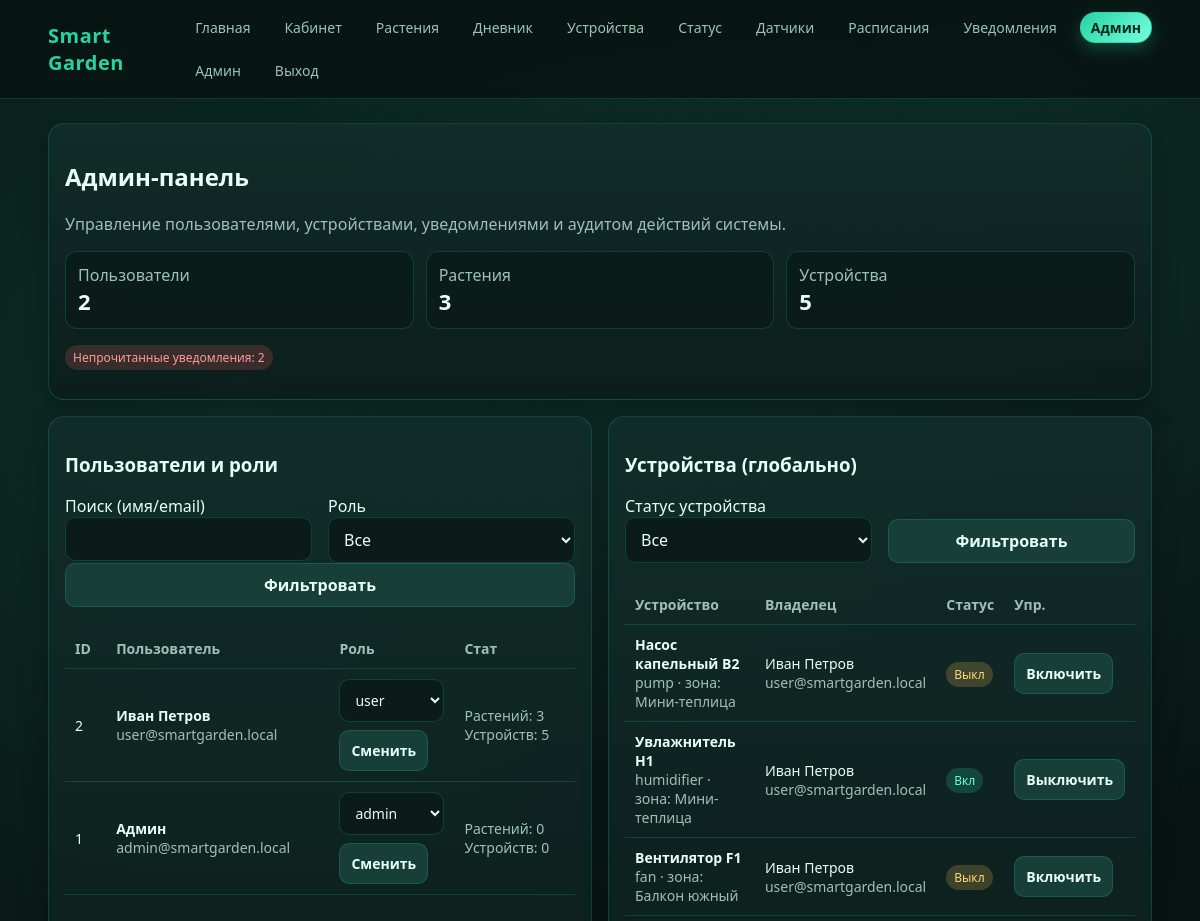
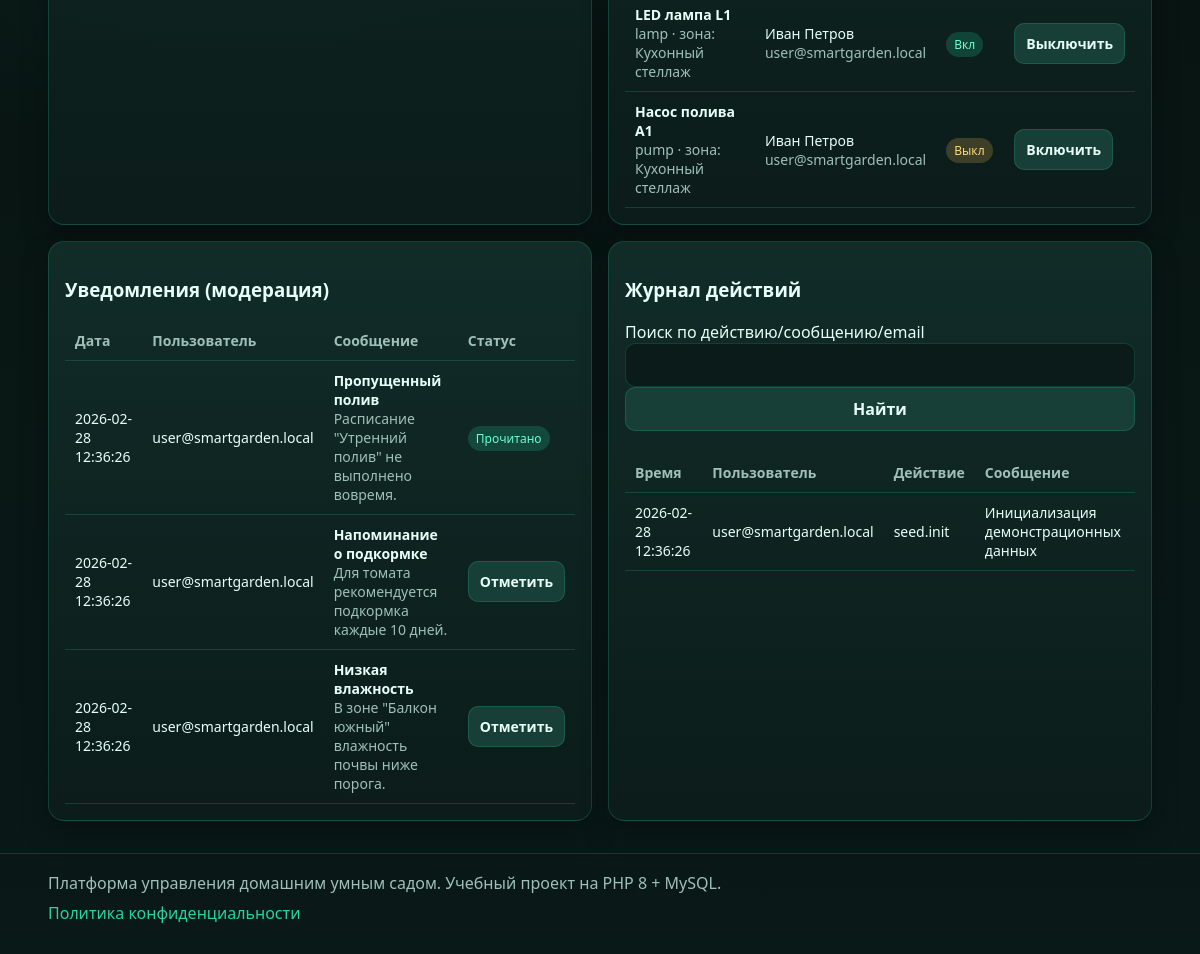
The app's page /?route=admin (signed in) with its own data (2 pictures, top to bottom).
### tables this page shows
CREATE TABLE users (
  id INT UNSIGNED AUTO_INCREMENT PRIMARY KEY,
  role_id INT UNSIGNED NOT NULL,
  name VARCHAR(120) NOT NULL,
  email VARCHAR(190) NOT NULL UNIQUE,
  password_hash VARCHAR(255) NOT NULL,
  created_at DATETIME NOT NULL,
  FOREIGN KEY (role_id) REFERENCES roles(id)
);

CREATE TABLE devices (
  id INT UNSIGNED AUTO_INCREMENT PRIMARY KEY,
  user_id INT UNSIGNED NOT NULL,
  zone_id INT UNSIGNED NULL,
  name VARCHAR(120) NOT NULL,
  device_type VARCHAR(60) NOT NULL,
  status ENUM('on','off') NOT NULL DEFAULT 'off',
  is_auto TINYINT(1) NOT NULL DEFAULT 0,
  created_at DATETIME NOT NULL,
  updated_at DATETIME NULL,
  INDEX idx_devices_user (user_id),
  FOREIGN KEY (user_id) REFERENCES users(id) ON DELETE CASCADE,
  FOREIGN KEY (zone_id) REFERENCES zones(id) ON DELETE SET NULL
);

CREATE TABLE zones (
  id INT UNSIGNED AUTO_INCREMENT PRIMARY KEY,
  user_id INT UNSIGNED NOT NULL,
  name VARCHAR(120) NOT NULL,
  zone_type VARCHAR(80) NOT NULL,
  description TEXT NULL,
  created_at DATETIME NOT NULL,
  INDEX idx_zones_user (user_id),
  FOREIGN KEY (user_id) REFERENCES users(id) ON DELETE CASCADE
);

CREATE TABLE notifications (
  id BIGINT UNSIGNED AUTO_INCREMENT PRIMARY KEY,
  user_id INT UNSIGNED NOT NULL,
  title VARCHAR(150) NOT NULL,
  message TEXT NOT NULL,
  severity ENUM('low','medium','high') NOT NULL DEFAULT 'low',
  is_read TINYINT(1) NOT NULL DEFAULT 0,
  read_at DATETIME NULL,
  created_at DATETIME NOT NULL,
  INDEX idx_notifications_user (user_id),
  FOREIGN KEY (user_id) REFERENCES users(id) ON DELETE CASCADE
);

CREATE TABLE system_logs (
  id BIGINT UNSIGNED AUTO_INCREMENT PRIMARY KEY,
  user_id INT UNSIGNED NULL,
  action VARCHAR(120) NOT NULL,
  message TEXT NOT NULL,
  created_at DATETIME NOT NULL,
  INDEX idx_logs_user_time (user_id, created_at),
  FOREIGN KEY (user_id) REFERENCES users(id) ON DELETE SET NULL
);

### app/views/admin/index.php (the view, shortened to what the rows shown need)
<div class="grid">
  <section class="card span-12">
    <h2>Админ-панель</h2>
    <p class="muted">Управление пользователями, устройствами, уведомлениями и аудитом действий системы.</p>
    <div class="kpi">
      <div class="item"><div class="muted">Пользователи</div><div class="val"><?= (int) $stats['users'] ?></div></div>
      <div class="item"><div class="muted">Растения</div><div class="val"><?= (int) $stats['plants'] ?></div></div>
      <div class="item"><div class="muted">Устройства</div><div class="val"><?= (int) $stats['devices'] ?></div></div>
    </div>
    <p><span class="status status-danger">Непрочитанные уведомления: <?= (int) $stats['unread_notifications'] ?></span></p>
  </section>
  <section class="card span-6">
    <h3>Пользователи и роли</h3>
    <form method="get" action="/">
      <div class="cols-2">
        <div>
          <label>Поиск (имя/email)</label>
          <input type="text" name="q" value="<?= e((string) ($filters['q'] ?? '')) ?>">
        </div>
        <div>
          <label>Роль</label>
          <select name="role">
            <option value="">Все</option>
          </select>
        </div>
      </div>
      <button type="submit" class="btn-secondary">Фильтровать</button>
    </form>
    <br>
    <div class="table-wrap">
      <table>
        <thead>
          <tr><th>ID</th><th>Пользователь</th><th>Роль</th><th>Стат</th></tr>
        </thead>
        <tbody>
          <?php foreach ($users as $u): ?>
            <tr>
              <td><?= (int) $u['id'] ?></td>
              <td>
                <strong><?= e($u['name']) ?></strong><br>
                <span class="muted"><?= e($u['email']) ?></span>
              </td>
              <td>
                <form method="post" action="/?route=admin/users/role">
                  <select name="role_id">
                    <?php foreach ($roles as $r): ?>
                      <option value="<?= (int) $r['id'] ?>" <?= (int) $u['role_id'] === (int) $r['id'] ? 'selected' : '' ?>>
                        <?= e($r['slug']) ?>
                      </option>
                    <?php endforeach; ?>
                  </select>
                  <div style="margin-top:8px;">
                    <button type="submit" class="btn-secondary" style="width:auto;">Сменить</button>
                  </div>
                </form>
              </td>
              <td>
                <span class="muted">Растений: <?= (int) $u['plants_count'] ?></span><br>
                <span class="muted">Устройств: <?= (int) $u['devices_count'] ?></span>
              </td>
            </tr>
          <?php endforeach; ?>
        </tbody>
      </table>
    </div>
  </section>
  <section class="card span-6">
    <h3>Устройства (глобально)</h3>
    <form method="get" action="/">
      <div class="cols-2">
        <div>
          <label>Статус устройства</label>
          <select name="device_status">
            <option value="">Все</option>
          </select>
        </div>
        <div style="display:flex;align-items:flex-end;">
          <button type="submit" class="btn-secondary">Фильтровать</button>
        </div>
      </div>
    </form>
    <br>
    <div class="table-wrap">
      <table>
        <thead><tr><th>Устройство</th><th>Владелец</th><th>Статус</th><th>Упр.</th></tr></thead>
        <tbody>
          <?php foreach ($devices as $d): ?>
            <tr>
              <td>
                <strong><?= e($d['name']) ?></strong><br>
                <span class="muted"><?= e($d['device_type']) ?> · зона: <?= e((string) ($d['zone_name'] ?? '—')) ?></span>
              </td>
              <td><?= e($d['user_name']) ?><br><span class="muted"><?= e($d['user_email']) ?></span></td>
              <td>
                <span class="status <?= $d['status'] === 'on' ? 'status-ok' : 'status-warn' ?>">
                  <?= $d['status'] === 'on' ? 'Вкл' : 'Выкл' ?>
                </span>
              </td>
              <td>
                <form method="post" action="/?route=admin/devices/toggle">
                  <button type="submit" class="btn-secondary" style="width:auto;">
                    <?= $d['status'] === 'on' ? 'Выключить' : 'Включить' ?>
                  </button>
                </form>
              </td>
            </tr>
          <?php endforeach; ?>
        </tbody>
      </table>
    </div>
  </section>
  <section class="card span-6">
    <h3>Уведомления (модерация)</h3>
    <div class="table-wrap">
      <table>
        <thead><tr><th>Дата</th><th>Пользователь</th><th>Сообщение</th><th>Статус</th></tr></thead>
        <tbody>
          <?php foreach ($notifications as $n): ?>
            <tr>
              <td><?= e((string) $n['created_at']) ?></td>
              <td><?= e((string) $n['user_email']) ?></td>
              <td>
                <strong><?= e((string) $n['title']) ?></strong><br>
                <span class="muted"><?= e((string) $n['message']) ?></span>
              </td>
              <td>
                <?php if ((int) $n['is_read'] === 1): ?>
                  <span class="status status-ok">Прочитано</span>
                <?php else: ?>
                  <form method="post" action="/?route=admin/notifications/read">
                    <button type="submit" class="btn-secondary" style="width:auto;">Отметить</button>
                  </form>
                <?php endif; ?>
              </td>
            </tr>
          <?php endforeach; ?>
        </tbody>
      </table>
    </div>
  </section>
  <section class="card span-6">
    <h3>Журнал действий</h3>
    <form method="get" action="/">
      <label>Поиск по действию/сообщению/email</label>
      <input type="text" name="log_q" value="<?= e((string) ($filters['log_q'] ?? '')) ?>">
      <button type="submit" class="btn-secondary">Найти</button>
    </form>
    <br>
    <div class="table-wrap">
      <table>
        <thead><tr><th>Время</th><th>Пользователь</th><th>Действие</th><th>Сообщение</th></tr></thead>
        <tbody>
          <?php foreach ($logs as $l): ?>
            <tr>
              <td><?= e((string) $l['created_at']) ?></td>
              <td><?= e((string) ($l['user_email'] ?? 'system')) ?></td>
              <td><?= e((string) $l['action']) ?></td>
              <td><?= e((string) $l['message']) ?></td>
            </tr>
          <?php endforeach; ?>
        </tbody>
      </table>
    </div>
  </section>
</div>

### app/helpers/Router.php (shortened to what the rows shown need)
<?php
class Router
{
    private array $config;
    private array $routes;
    public function __construct(array $config, array $routes)
    {
        $this->config = $config;
        $this->routes = $routes;
    }
    public function dispatch(): void
    {
        $method = strtoupper($_SERVER['REQUEST_METHOD'] ?? 'GET');
        $route = trim((string) ($_GET['route'] ?? ''), '/');
        foreach ($this->routes as $item) {
            if ($method !== $item['method'] || $route !== $item['path']) {
                continue;
            }
            [$class, $action] = $item['handler'];
            $controller = new $class($this->config);
            $controller->{$action}();
            return;
        }
    }
}

### app/views/layouts/header.php (shortened to what the rows shown need)
<!doctype html>
<html lang="ru">
<head>
  <link rel="stylesheet" href="/assets/css/style.css">
</head>
<body>
<header class="topbar">
  <div class="container topbar-inner">
    <a class="brand" href="/?route=home">Smart Garden</a>
    <?php
      $currentRoute = trim((string) ($_GET['route'] ?? ''), '/');
      $currentRouteBase = explode('/', $currentRoute)[0];
      $isActiveRoute = static function (array $routes) use ($currentRoute, $currentRouteBase): string {
          foreach ($routes as $routeName) {
              if ($currentRoute === $routeName || $currentRouteBase === $routeName) {
                  return ' class="is-active"';
              }
          }
          return '';
      };
    ?>
    <nav class="nav">
      <a<?= $isActiveRoute(['home']) ?> href="/?route=home">Главная</a>
      <?php if (!empty($currentUser)): ?>
        <a<?= $isActiveRoute(['dashboard']) ?> href="/?route=dashboard">Кабинет</a>
        <a<?= $isActiveRoute(['plants']) ?> href="/?route=plants">Растения</a>
        <a<?= $isActiveRoute(['diary']) ?> href="/?route=diary">Дневник</a>
        <a<?= $isActiveRoute(['devices']) ?> href="/?route=devices">Устройства</a>
        <a<?= $isActiveRoute(['status']) ?> href="/?route=status">Статус</a>
        <a<?= $isActiveRoute(['sensors']) ?> href="/?route=sensors">Датчики</a>
        <a<?= $isActiveRoute(['automation']) ?> href="/?route=automation">Расписания</a>
        <a<?= $isActiveRoute(['notifications']) ?> href="/?route=notifications">Уведомления</a>
        <?php if (($currentUser['role_slug'] ?? '') === 'admin'): ?>
          <a<?= $isActiveRoute(['admin']) ?> href="/?route=admin">Админ</a>
        <?php endif; ?>
        <a<?= $isActiveRoute(['profile']) ?> href="/?route=profile"><?= e($currentUser['name']) ?></a>
        <a href="/?route=logout">Выход</a>
      <?php else: ?>
        <a<?= $isActiveRoute(['login', 'forgot', 'reset']) ?> href="/?route=login">Вход</a>
        <a<?= $isActiveRoute(['register']) ?> href="/?route=register">Регистрация</a>
      <?php endif; ?>
    </nav>
  </div>
</header>
<main class="main">
  <div class="container">

### records on screen
users: name "Админ", id "1", email "admin@smartgarden.local", plants_count "0", devices_count "0"
users: id "2", name "Иван Петров", email "user@smartgarden.local", plants_count "3", devices_count "5"
devices: name "Насос капельный B2", device_type "pump", zone.name "Мини-теплица", user.name "Иван Петров", user.email "user@smartgarden.local", status "Выкл"
devices: name "Увлажнитель H1", device_type "humidifier", zone.name "Мини-теплица", user.name "Иван Петров", user.email "user@smartgarden.local", status "Вкл"
devices: name "Вентилятор F1", device_type "fan", zone.name "Балкон южный", user.name "Иван Петров", user.email "user@smartgarden.local", status "Выкл"
devices: name "LED лампа L1", device_type "lamp", zone.name "Кухонный стеллаж", user.name "Иван Петров", user.email "user@smartgarden.local", status "Вкл"
devices: name "Насос полива A1", device_type "pump", zone.name "Кухонный стеллаж", user.name "Иван Петров", user.email "user@smartgarden.local", status "Выкл"
notifications: created_at "2026-02-28 12:36:26", user.email "user@smartgarden.local", title "Пропущенный полив", message "Расписание \"Утренний полив\" не выполнено вовремя.", is_read "Прочитано"
notifications: created_at "2026-02-28 12:36:26", user.email "user@smartgarden.local", title "Напоминание о подкормке", message "Для томата рекомендуется подкормка каждые 10 дней."
notifications: created_at "2026-02-28 12:36:26", user.email "user@smartgarden.local", title "Низкая влажность", message "В зоне \"Балкон южный\" влажность почвы ниже порога."
system_logs: created_at "2026-02-28 12:36:26", user.email "user@smartgarden.local", action "seed.init", message "Инициализация демонстрационных данных"

### other values on screen
$stats['plants'] "3"
$stats['devices'] "5"
form field role_id "user"
form field role_id "admin"
